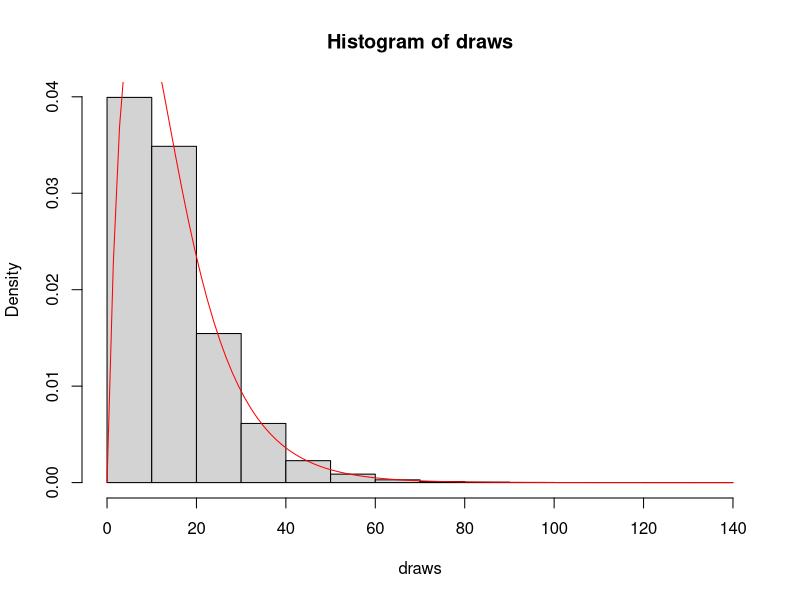

The R script that drew this image:
#Q1
#PART I & II
#max of Xa and Xb because satellite only fails when the 2nd one does
draws <- replicate(100000, max(rexp(1, .1), rexp(1, .1)))

#PART III
hist(draws, freq = FALSE)
curve(0.2 * exp(-0.1 * x) - 0.2 * exp(-0.2 * x), add = TRUE, col = "red")

#PART IV
print(mean(draws)) #should be approx 15

#PART V
print(1 - pexp(15, 1 / mean(draws)))

# Q2 Monte Carlo estimation of π (10,000 replications)
# generate 10,000 (x,y) points
x <- runif(10000)
y <- runif(10000)

# calculate x^2 + y^2 taking into consideration circle not centered on origin
z <- ((x - 0.5)^2 + (y - 0.5)^2)

# if z <= 0.25, the point is in the circle (r^2 = .25)
# sum(z) is the number of TRUE values (points in circle)
# length(z) is the total number of points (points in the square)
pi <- 4 * sum(z <= 0.25) / length(z)
print(pi)